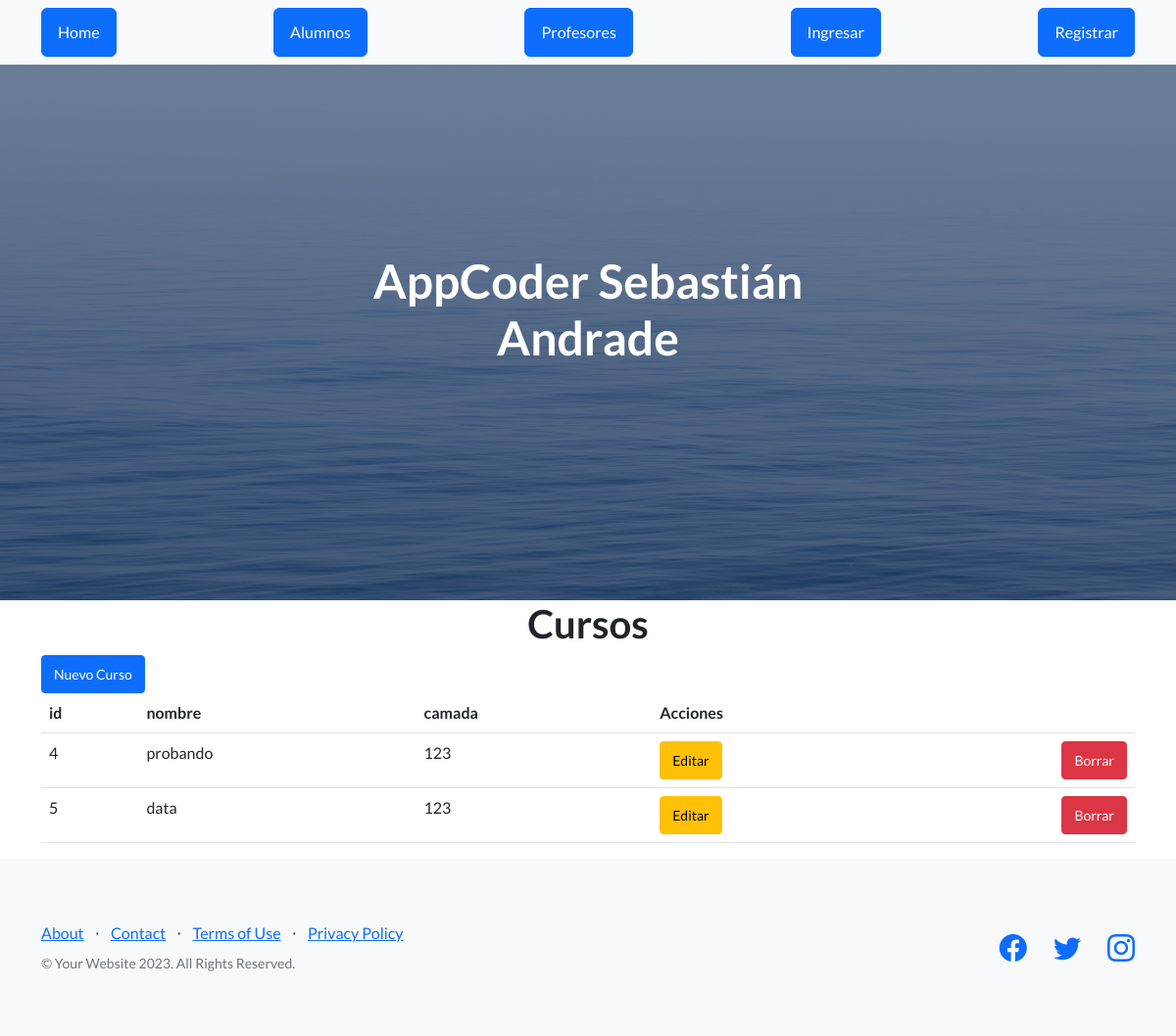
/AppCoder/cursos, run on the app's committed database.
### AppCoder/models.py (models this page shows, shortened)
class Curso(models.Model):
    nombre = models.CharField(max_length=40)
    camada = models.IntegerField()
    curso = {nombre,camada}
    duracion_horas = models.IntegerField()

### AppCoder/views.py (the view)
# urls.py: path("cursos", views.cursos, name="cursos"),
def cursos(request):
    cursos = Curso.objects.all()
    return render(request, "cursos.html", {"cursos": cursos})

### AppCoder/template/cursos.html
{% extends "padre.html" %}
{% load static %}
{% block contenido %}
<main class="container">
    <h1 class="text-xl-center title"> Cursos </h1>
    <a href="alta_curso" class="btn btn-primary btn-sm">Nuevo Curso</a>
    <table class="table">
        <thead>
            <tr>
                <th>id</th>
                <th>nombre</th>
                <th>camada</th>
                <th>Acciones</th>
            </tr>
        </thead>
        <tbody>
            {% for curso in cursos %}
            <tr>
                <td>{{ curso.id }}</td>
                <td>{{ curso.nombre }}</td>
                <td>{{ curso.camada }}</td>
                <td>
                    <div class="d-flex justify-content-between">
                        <a href="{% url 'editar_curso' curso.id %}" class="btn btn-warning btn-sm mr-1">Editar</a>
                        <a href="{% url 'eliminar_curso' curso.id %}" class="btn btn-danger btn-sm">Borrar</a>
                    </div>
                </td>
            </tr>
            {% endfor %}
        </tbody>
    </table>
</main>
{% endblock %}

### data on the page
Curso: id "4", nombre "probando", camada "123"
Curso: id "5", nombre "data", camada "123"
